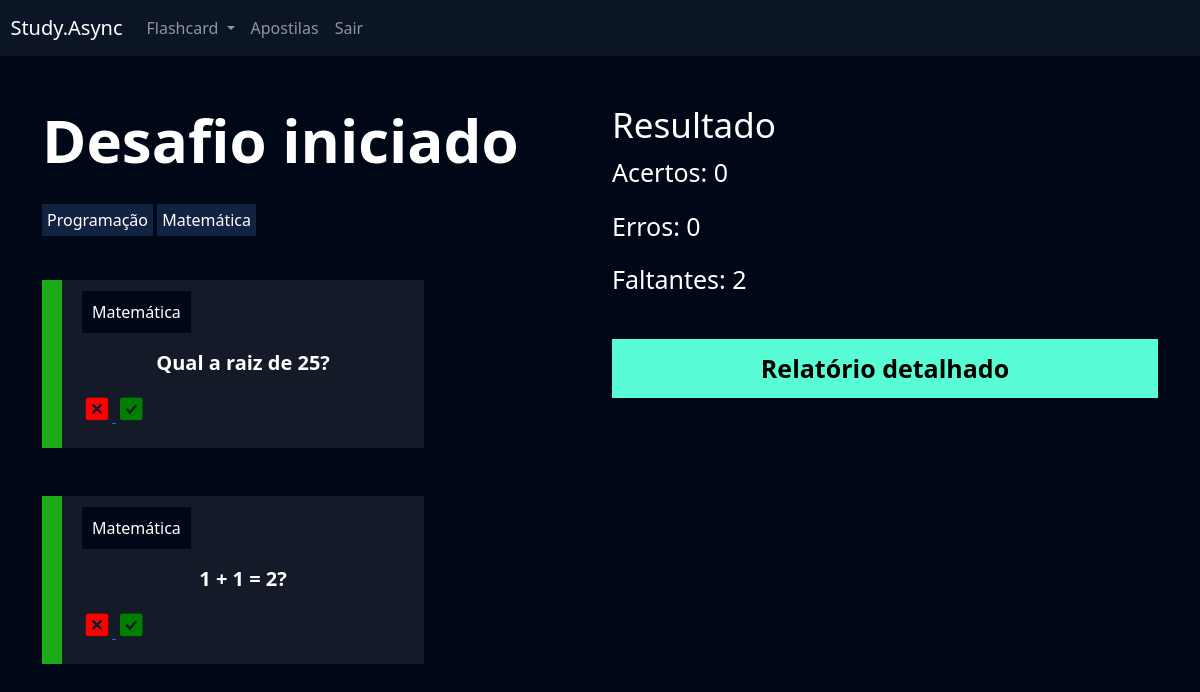
The page /challenges/challenge/36/ (signed in) on the database its author committed.
### challenges/models.py (models this page shows, shortened)
class FlashCardChallenge(models.Model):
    flashcard = models.ForeignKey(FlashCard, on_delete=models.DO_NOTHING)
    answered = models.BooleanField(default=False)
    got_it_right = models.BooleanField(default=False)
    created_at = models.DateTimeField(auto_now_add=True)

### flashcards/models.py (models this page shows, shortened)
class FlashCard(models.Model):
    DIFFICULTY_CHOICES = (('D', 'Difícil'), ('M', 'Médio'), ('F', 'Fácil'))
    user = models.ForeignKey(User, on_delete=models.DO_NOTHING)
    question = models.CharField(max_length=100)
    response = models.TextField()
    category = models.ForeignKey(Category, on_delete=models.DO_NOTHING)
    difficulty = models.CharField(max_length=1, choices=DIFFICULTY_CHOICES)
    created_at = models.DateTimeField(auto_now_add=True)
    updated_at = models.DateTimeField(auto_now=True)
    @property
    def css_challenge(self):
        if self.difficulty == 'F':
            return 'flashcard-facil'
        elif self.difficulty == 'M':
            return 'flashcard-medio'
        elif self.difficulty == 'D':
            return 'flashcard-dificil'

class Category(models.Model):
    name = models.CharField(max_length=20)
    created_at = models.DateTimeField(auto_now_add=True)
    updated_at = models.DateTimeField(auto_now=True)
    def __str__(self):
        return self.name

### challenges/views.py (the view)
# urls.py: path('challenge/<int:id>/', views.challenge, name='challenge'),
@login_required
def challenge(request, id):
    if request.method == 'GET':
        challenge = Challenge.objects.get(id=id)
        result = {
            'hits': 0,
            'errors': 0,
            'missing': challenge.flashcards.count(),
        }
        for flash in challenge.flashcards.all():
            if flash.answered:
                result['missing'] -= 1
                if flash.got_it_right:
                    result['hits'] += 1
                else:
                    result['errors'] += 1
        return render(
            request,
            'challenge.html',
            {'challenge': challenge, 'result': result }
        )

### challenges/templates/challenge.html (shortened to what this page needs)
{% extends "base.html" %}
{% load static %}
{% block 'cabecalho' %}
    <link href="{% static 'users/css/create_user.css' %}" rel="stylesheet">
    <link href="{% static 'flashcards/css/create_flashcard.css' %}" rel="stylesheet">
    <link href="{% static 'challenges/css/start_challenge.css' %}" rel="stylesheet">
    <link href="{% static 'challenges/css/challenge.css' %}" rel="stylesheet">
    <link href='https://unpkg.com/boxicons@2.1.4/css/boxicons.min.css' rel='stylesheet'>
{% endblock 'cabecalho' %}
{% block 'conteudo' %}
    {% include 'partials/header.html' %}
    <div class="container">
        <br>
        <br>
        <div class="row">
            <div class="col-md">
                <h3 class="fonte-principal" >Desafio iniciado</h3>
                <br>
                <span class="badge-categoria">Programação</span>
                <span class="badge-categoria" >Matemática</span>
                <br>
                <br>
                <br>
                {% for flash in challenge.flashcards.all %}
                  <div class="box-new-flashcard {% if flash.answered  %}op2{% endif%}" >
                        <div class="flashcard {{ flash.flashcard.css_challenge }}">
                            <div class="flashcard-categoria">
                                {{flash.flashcard.category}}
                            </div>
                            <br>
                            <br>
                            <div class="flashcard-box-item" onclick="flip_card({{ flash.id }})">
                                <p class="flashcard-item">{{flash.flashcard.question}}</p>
                            </div>
                            {% if not flash.answered %}
                                <div class="responder">
                                    <a href="{% url 'reply_flashcard' flash.id %}?right=0&challenge={{challenge.id}}">
                                        <i class='bx bxs-x-square icone-vermelho'></i>
                                    </a>
                                    <a href="{% url 'reply_flashcard' flash.id %}?right=1&challenge={{challenge.id}}">
                                        <i class='bx bxs-check-square icone-verde' ></i>
                                    </a>
                                </div>
                            {% else %}
                                {% if flash.got_it_right %}
                                    <span class="badge bg-success">Acertou</span>
                                {% else %}
                                    <span class="badge bg-danger">Errou</span>
                                {% endif%}
                            {% endif %}
                        </div>
                    </div>
                    <br>
                    <br>
                {% endfor %}
            </div>
            <div class="col-md">
                <h3 class="fonte-secundaria">Resultado</h3>
                <p class="fonte-p">Acertos:  {{ result.hits }}</p>
                <p class="fonte-p">Erros:  {{ result.errors }}</p>
                <p class="fonte-p">Faltantes:  {{ result.missing }}</p>
                <br>
                <a class="btn-cadastro btn-desafio" href="{% url 'report' challenge.id %}">Relatório detalhado</a>
            </div>
        </div>
    </div>
{% endblock 'conteudo' %}

### challenges/templates/base.html (shortened to what this page needs)
{% load static %}
<!doctype html>
<html lang="pt-br">
  <head>
    <link href="https://cdn.jsdelivr.net/npm/bootstrap@5.3.2/dist/css/bootstrap.min.css" rel="stylesheet">
    <link href="{% static 'global/css/base.css' %}" rel="stylesheet">
    {% block 'cabecalho' %} {% endblock %}
  </head>
  <body>
    {% block 'conteudo' %}{% endblock %}
  </body>
</html>

### templates/partials/header.html (shortened to what this page needs)
<nav style="background-color: var(--main-color)" class="navbar navbar-expand-lg navbar-dark">
  <a class="navbar-brand" href="{% url 'new_flashcard' %}">&nbsp&nbspStudy.Async</a>
  <div class="collapse navbar-collapse" id="navbarNav">
    <ul class="navbar-nav">
      <li class="nav-item dropdown">
        <a class="nav-link dropdown-toggle" href="#" id="navbarDropdown" role="button" data-bs-toggle="dropdown" aria-expanded="false">
          Flashcard
        </a>
      </li>
      <li class="nav-item"><a class="nav-link" href="{% url 'create_book' %}">Apostilas</a></li>
      <li class="nav-item"><a class="nav-link" href="{% url 'logout' %}">Sair</a></li>
    </ul>
  </div>
</nav>

### templates/static/global/css/base.css (style rules this page uses)
:root { --main-color: #0b1526; --dark-color: #000716; --secondary-dark-color: rgb(15, 2, 26); --light-color: #00c1f3; --contrast-color: #f4c96b; --differential-color: #58fcd5; }
body { background-color: var(--dark-color) !important; color: white !important; }

### templates/static/users/css/create_user.css (style rules this page uses)
* { margin: 0; padding: 0; }
.btn-cadastro { padding: 10px; background-color: #58fcd5; border: none; border: 1px solid #58fcd5; font-size: 18px; font-weight: bold; padding-left: 25px; padding-right: 25px; }

### templates/static/flashcards/css/create_flashcard.css (style rules this page uses)
.box-new-flashcard { width: 70%; margin: auto; }
.flashcard { background-color: rgba(255, 255, 255, .08); padding: 20px; }
.flashcard-box-item { text-align: center; }
.flashcard p { font-size: 20px; font-weight: bold; cursor: pointer; }
.flashcard-facil { border-left: 20px solid #1DAB1A; }
.flashcard-categoria { background-color: var(--dark-color); display: inline; padding: 10px; }

### templates/static/challenges/css/start_challenge.css (style rules this page uses)
.fonte-principal { font-weight: bold; font-size: 60px; }
.fonte-secundaria { font-size: 35px; }

### templates/static/challenges/css/challenge.css (style rules this page uses)
.badge-categoria { padding: 5px; background-color: #122342; }
.box-new-flashcard { margin: 0; }
.icone-vermelho { color:red; font-size: 30px; }
.icone-verde { color:green; font-size: 30px; }
.fonte-p { font-size: 25px; }
.btn-desafio { width: 100% !important; color: black; text-decoration: none; display: block; text-align: center; font-size: 25px; }

### rows shown on the page
FlashCardChallenge: flashcard.category "Matemática", flashcard.question "Qual a raiz de 25?"
FlashCardChallenge: flashcard.category "Matemática", flashcard.question "1 + 1 = 2?"

### other values the page prints
{{ result.hits }} "0"
{{ result.errors }} "0"
{{ result.missing }} "2"
